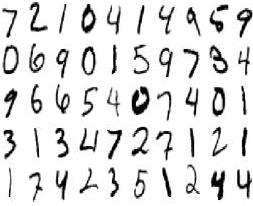
%> input picture Assignment 1/images/image4.jpg, 253 x 206 px
$ octave ec.m   (GNU Octave 9; MATLAB toolbox functions it lacks are replaced by stand-ins)
%> lines starting %> are read from the running program, lines starting %| are printed output that depends on the picture; in (x1, y1, x2, y2) boxes, pixels count from 0 and x2, y2 are one past the last pixel; in counts of white or black regions, pixels touching at a corner belong together; the program's own positions count from 1
### Assignment 1/matlab/get_lenet.m
function layers = get_lenet()

    layers{1}.type = 'DATA';
    layers{1}.height = 28;
    layers{1}.width = 28;
    layers{1}.channel = 1;
    layers{1}.batch_size = 100;

    layers{2}.type = 'CONV';
    layers{2}.num = 20;
    layers{2}.k = 5;
    layers{2}.stride = 1;
    layers{2}.pad = 0;
    layers{2}.group = 1;

    layers{3}.type = 'RELU';

    layers{4}.type = 'POOLING';
    layers{4}.k = 2;
    layers{4}.stride = 2;
    layers{4}.pad = 0;


    layers{5}.type = 'CONV';
    layers{5}.k = 5;
    layers{5}.stride = 1;
    layers{5}.pad = 0;
    layers{5}.group = 1;
    layers{5}.num = 50;

    layers{6}.type = 'RELU';

    layers{7}.type = 'POOLING';
    layers{7}.k = 2;
    layers{7}.stride = 2;
    layers{7}.pad = 0;

    layers{8}.type = 'IP';
    layers{8}.num = 500;
    layers{8}.init_type = 'uniform';

    layers{9}.type = 'RELU';

    layers{10}.type = 'LOSS';
    layers{10}.num = 10;

end

### Assignment 1/matlab/load_mnist.m
function [xtrain, ytrain, xvalidate, yvalidate, xtest, ytest] = load_mnist(fullset)

	load('./mnist_all.mat');

	xtrain = [train0; train1; train2;train3;train4;train5;train6;train7;train8;train9];
	ytrain = [ones(size(train0,1),1);
    	2*ones(size(train1,1),1);
    	3*ones(size(train2,1),1);
    	4*ones(size(train3,1),1);
    	5*ones(size(train4,1),1);
    	6*ones(size(train5,1),1);
    	7*ones(size(train6,1),1);
    	8*ones(size(train7,1),1);
    	9*ones(size(train8,1),1);
    	10*ones(size(train9,1),1)];
	xtest = [test0; test1; test2;test3;test4;test5;test6;test7;test8;test9];
	ytest = [ones(size(test0,1),1);
    	2*ones(size(test1,1),1);
    	3*ones(size(test2,1),1);
    	4*ones(size(test3,1),1);
    	5*ones(size(test4,1),1);
    	6*ones(size(test5,1),1);
    	7*ones(size(test6,1),1);
    	8*ones(size(test7,1),1);
    	9*ones(size(test8,1),1);
    	10*ones(size(test9,1),1)];

	xtrain = double(xtrain)/255;
	xtest = double(xtest)/255;
	p = randperm(size(xtrain, 1));
	xtrain = xtrain(p, :);
	ytrain = ytrain(p, :);
	p = randperm(size(xtest, 1));
	xtest = xtest(p, :);
	ytest = ytest(p, :);
	m_validate = 10000;
	xvalidate = xtrain(1:m_validate, :);
	yvalidate = ytrain(1:m_validate, :);
	xtrain = xtrain(m_validate + 1:end, :);
	ytrain = ytrain(m_validate + 1:end, :);
	m_train = size(xtrain, 1);
	m_test = size(xtest, 1);

	xtrain = xtrain';
	ytrain = ytrain';
	xvalidate = xvalidate';
	yvalidate = yvalidate';
	xtest = xtest';
	ytest = ytest';
	if ~fullset
		m_train_small = m_train/20;
		m_test_small = m_test/20;
		m_validate_small = m_validate/20;
		xtrain = xtrain(:, 1:m_train_small);
		ytrain = ytrain(:, 1:m_train_small);
		xtest = xtest(:, 1:m_test_small);
		ytest = ytest(:, 1:m_test_small);
		xvalidate = xvalidate(:, 1:m_validate_small);
		yvalidate = yvalidate(:, 1:m_validate_small);
	end
end

### Assignment 1/ec/ec.m
input = imread('../images/image4.jpg');
%> input is the input picture: size 206x253x3 uint8; min 0, max 255, mean 224.1

I = rgb2gray(input);
level = graythresh(I);
%> level = 0.596
BW = imbinarize(I,level);
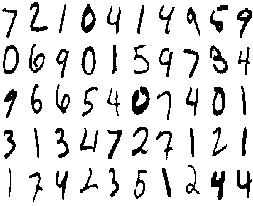
%> BW: size 206x253 logical; 87.1% white; 51 black regions, largest, box (x1, y1, x2, y2) and area: (132, 86, 150, 115) 296, (211, 171, 225, 200) 219, (81, 4, 96, 33) 217
I = 1 - BW;
I = bwareaopen(I, 5);
CCs = bwconncomp(I);
%> CCs = 51 connected components
images = zeros(28*28,50);
figure()
for i=1:50
   [cols, rows] = ind2sub(size(I), CCs.PixelIdxList{i});
   img = imcrop(I, [min(rows), min(cols),max(rows)- min(rows), max(cols)- min(cols)]);
   img = padarray(img,[5,5],0);
   img = imresize(img, [28, 28]);
   subplot(5,10,i);
   imshow(img);
   img = img';
   img = img(:);
   images(:,i) = img;

end
%> this loop made 50 passes
%> pass 1, `img = padarray(img,[5,5],0);`:
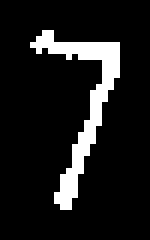
%> img: size 40x25 logical (shown 6 times larger); 10.9% white in thin lines or dots, all inside (x1, y1, x2, y2) = (5, 5, 20, 35)
%> pass 1, `img = imresize(img, [28, 28]);`:
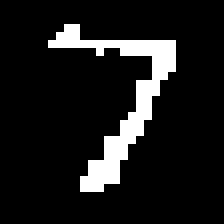
%> img: size 28x28 logical (shown 8 times larger); 10.5% white in thin lines or dots, all inside (x1, y1, x2, y2) = (6, 3, 22, 24)
%> pass 1, `img = img';`:
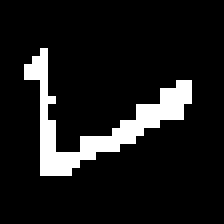
%> img: size 28x28 logical (shown 8 times larger); 10.5% white in thin lines or dots, all inside (x1, y1, x2, y2) = (3, 6, 24, 22)
%> pass 2, `img = padarray(img,[5,5],0);`:
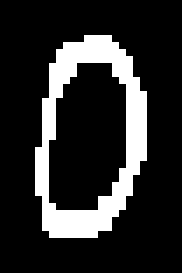
%> img: size 39x26 logical (shown 7 times larger); 17.6% white; 1 white region, box (x1, y1, x2, y2) and area: (5, 5, 21, 34) 178
%> after the loop:
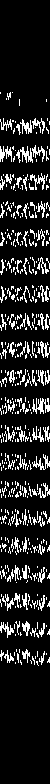
%> images: size 784x50 double; values 0 (black) and 1 (white), 14.6% white in thin lines or dots, all inside (x1, y1, x2, y2) = (0, 92, 50, 666)
%> after the loop:
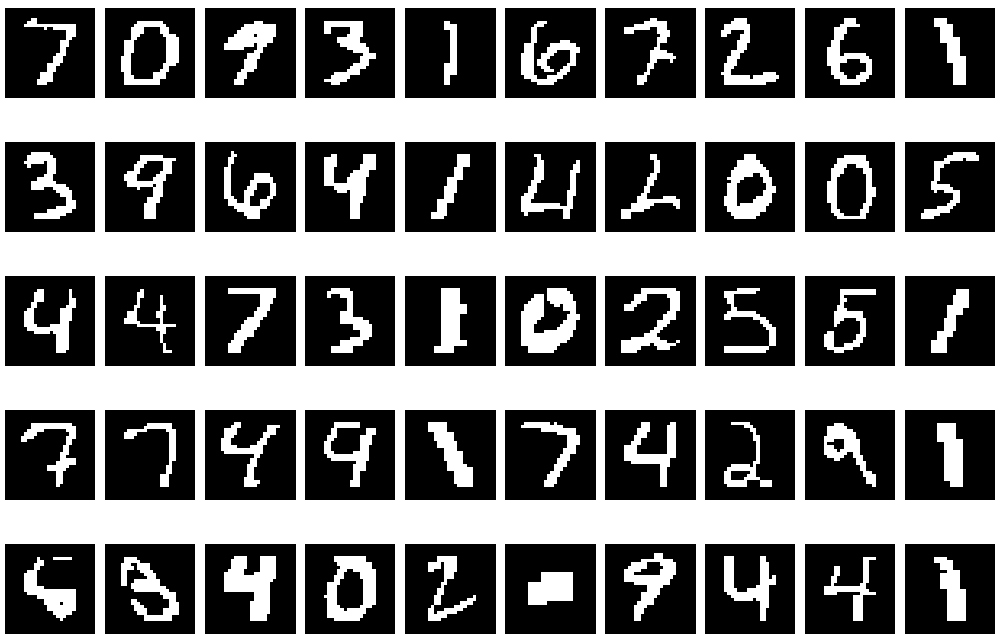
%> figure redrawn from the program's plot data, 50 panels

layers = get_lenet();
load lenet.mat
% load data
% Change the following value to true to load the entire dataset.
fullset = true;
[xtrain, ytrain, xvalidate, yvalidate, xtest, ytest] = load_mnist(fullset);
%> the run ends on the next line
